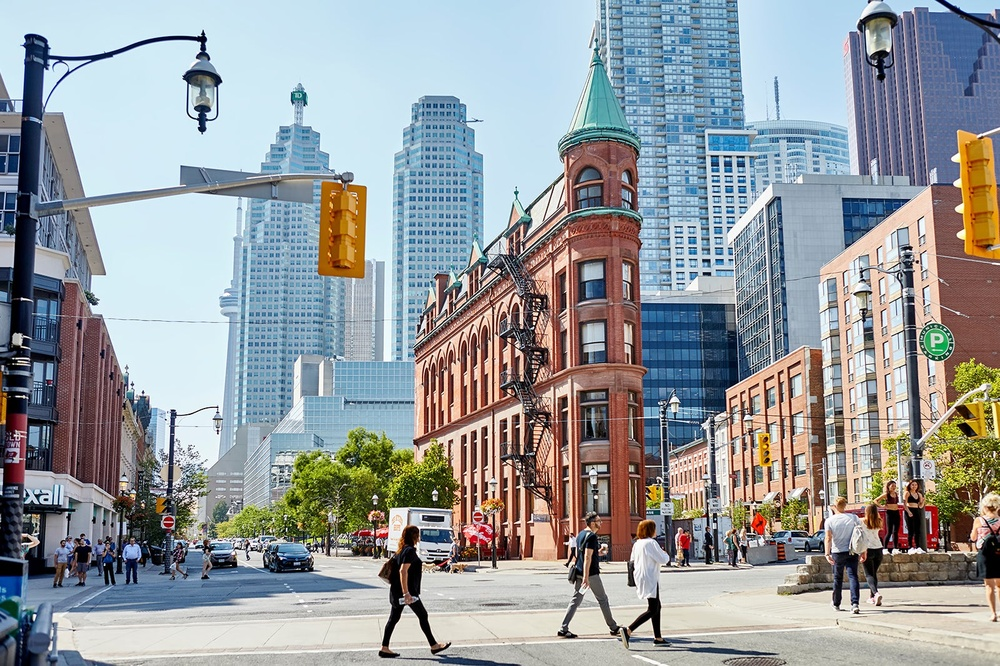
#> input picture assignment1/toronto.jpg, 1000 x 666 px, shrunk from 1600 x 1066 before the run
$ jupyter execute a1_q5_soln.ipynb
#> lines starting #> are read from the running program, lines starting #| are printed output that depends on the picture; after the words box and inside, x2 and y2 are one past the last pixel; in counts of white or black regions, pixels touching at a corner belong together
# Assignment 1 Solution

## CSC420 - Winter 2023

### Sailing Ni (1004936019)

[cell 1]
# import packages
import numpy as np
import matplotlib.pyplot as plt
from PIL import Image

import cv2

### 1. Original Image & Canny Edge Detection

[cell 2]
# read image
img = cv2.imread('./toronto.jpg') # numpy array
#> img is the input picture: shape (666, 1000, 3); mean B, G, R 157.8, 154.7, 149.5
gray = cv2.cvtColor(img, cv2.COLOR_BGR2GRAY)
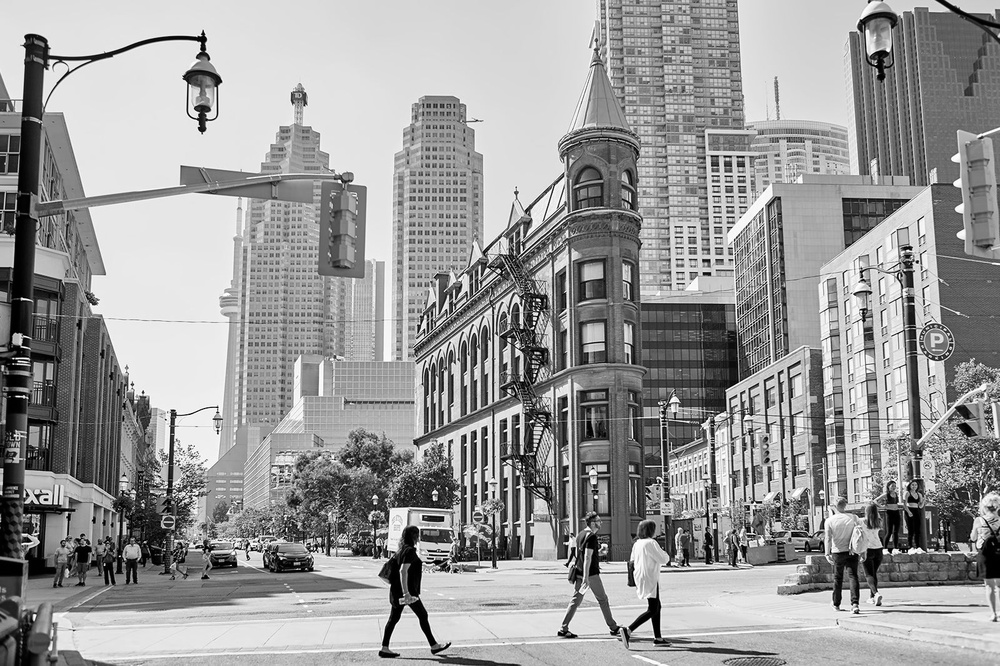
#> gray: shape (666, 1000); min 0, max 255, mean 153.5
img2 = cv2.cvtColor(img, cv2.COLOR_BGR2RGB)

# plot original image & canny edge detection output
fig = plt.figure(figsize=(15,15))
ax1 = fig.add_subplot(131)
ax2 = fig.add_subplot(132)
ax3 = fig.add_subplot(133)

ax1.imshow(img2)
ax1.title.set_text('Original Image'), ax1.set_xticks([]), ax1.set_yticks([])
edges = cv2.Canny(gray, threshold1=75, threshold2=100)
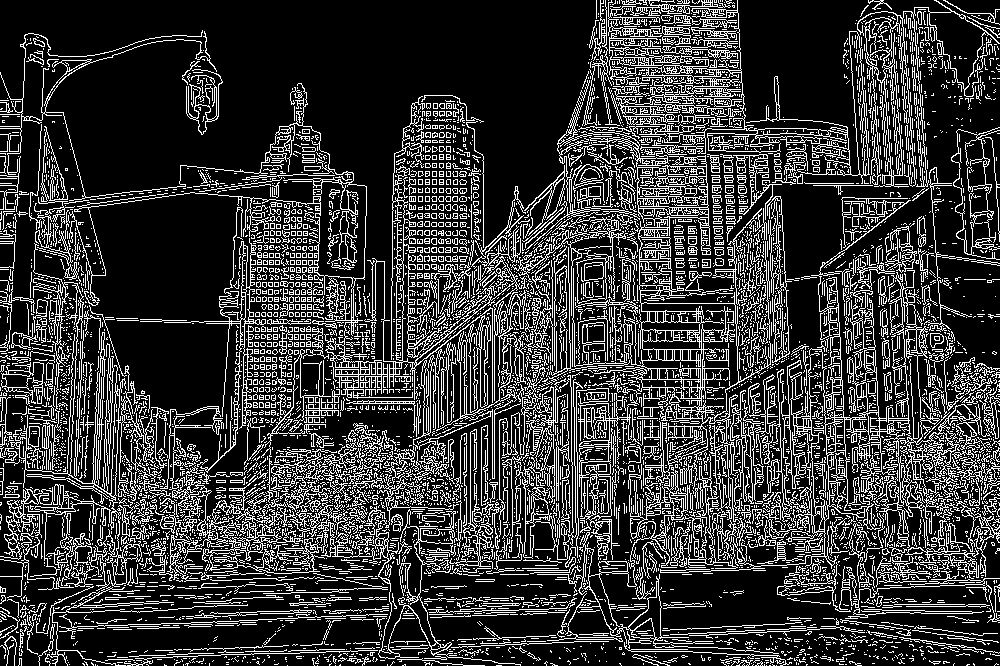
#> edges: shape (666, 1000); 21.8% white in thin lines or dots
ax2.imshow(gray, cmap='gray')
ax2.title.set_text('Grayscale Image'), ax2.set_xticks([]), ax2.set_yticks([])
ax3.imshow(edges,cmap = 'gray')
ax3.title.set_text('Edge Image'), ax3.set_xticks([]), ax3.set_yticks([])

### 2. Add Gaussian Noise at Different Noise Variance Levels

[cell 3]
# Add Gaussian Noise to Images with different noise variance levels
# set up "fig" to store subplots
fig = plt.figure(figsize=(20,16))
ax1 = fig.add_subplot(131)
ax2 = fig.add_subplot(132)
ax3 = fig.add_subplot(133)

# Low noise variance
mean = 0
var = 10
sigma = var ** 0.5
gaussian1 = np.random.normal(mean, sigma, (img.shape[0],img.shape[1], img.shape[2]))
noisy_image1 = np.zeros(img.shape, np.float32)
noisy_image1 = img + gaussian1
ax1.imshow(noisy_image1)
ax1.title.set_text('Low Variance = 10'), ax1.set_xticks([]), ax1.set_yticks([])

# Med noise variance
mean = 0
var = 100
sigma = var ** 0.5
gaussian2 = np.random.normal(mean, sigma, (img.shape[0],img.shape[1], img.shape[2]))
noisy_image2 = np.zeros(img.shape, np.float32)
noisy_image2 = img + gaussian2
ax2.imshow(noisy_image2)
ax2.title.set_text('Medium Variance = 100'), ax2.set_xticks([]), ax2.set_yticks([])

# High noise variance
mean = 0
var = 1000
sigma = var ** 0.5
gaussian3 = np.random.normal(mean, sigma, (img.shape[0],img.shape[1], img.shape[2]))
noisy_image3 = np.zeros(img.shape, np.float32)
noisy_image3 = img + gaussian3
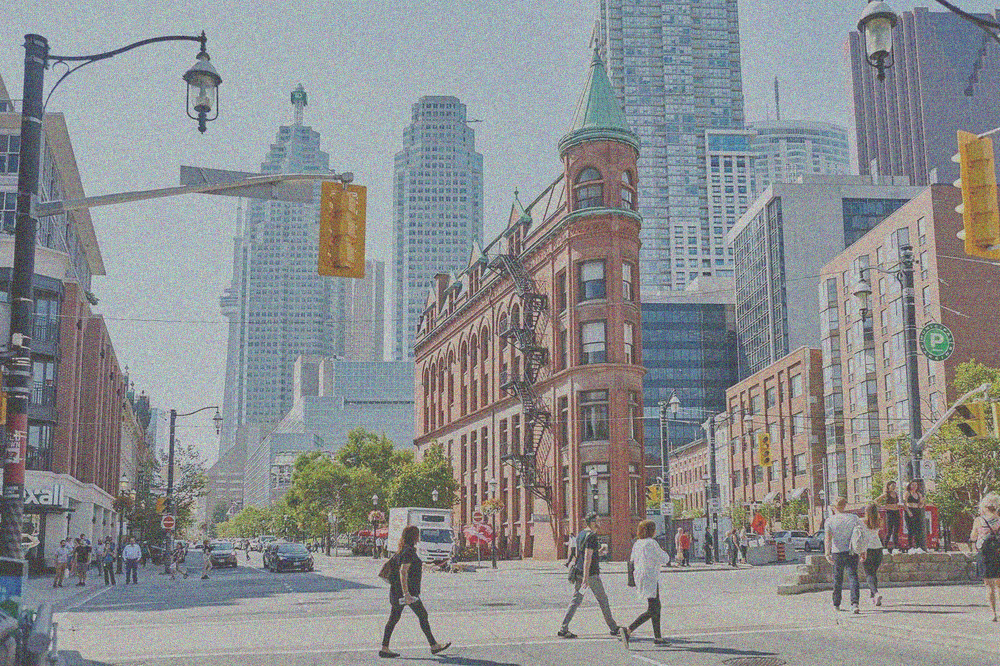
#> noisy_image3: shape (666, 1000, 3) float64; mean B, G, R 157.8, 154.7, 149.5; drawn with min black and max white
ax3.imshow(noisy_image3)
ax3.title.set_text('High Variance = 1000'), ax3.set_xticks([]), ax2.set_yticks([])
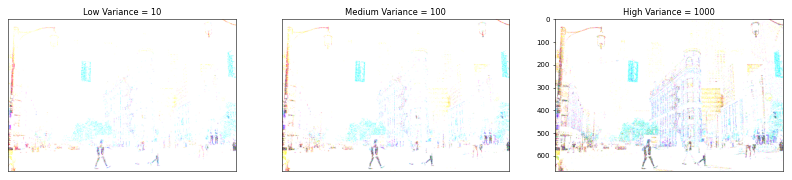
#> figure drawn by matplotlib, 3 panels; B, G, R data is drawn as R, G, B

### 3. Canny Edge Detection on Image With Gaussian Noise

[cell 4]
# set up "fig" to store subplots
fig2 = plt.figure(figsize=(20,16))
ax1 = fig2.add_subplot(131)
ax2 = fig2.add_subplot(132)
ax3 = fig2.add_subplot(133)

# Low noise variance
noisy_cp1 = np.uint8(noisy_image1)
edges1 = cv2.Canny(noisy_cp1, threshold1=75, threshold2=100)
#> edges1: shape (666, 1000); 24.3% white in thin lines or dots
ax1.imshow(edges1, cmap = 'gray')
ax1.title.set_text('Low Variance = 10'), ax1.set_xticks([]), ax1.set_yticks([])

# Med noise variance
noisy_cp2 = np.uint8(noisy_image2)
edges2 = cv2.Canny(noisy_cp2, threshold1=75, threshold2=100)
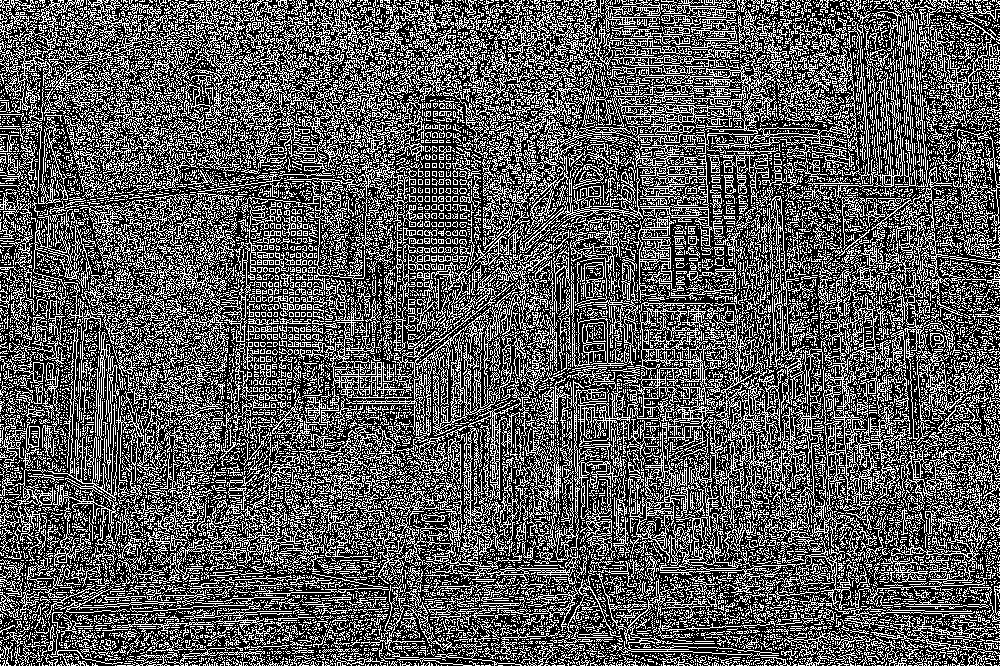
#> edges2: shape (666, 1000); 35.3% white in thin lines or dots
ax2.imshow(edges2, cmap = 'gray')
ax2.title.set_text('Med Variance = 100'), ax2.set_xticks([]), ax2.set_yticks([])

# High noise variance
noisy_cp3 = np.uint8(noisy_image3)
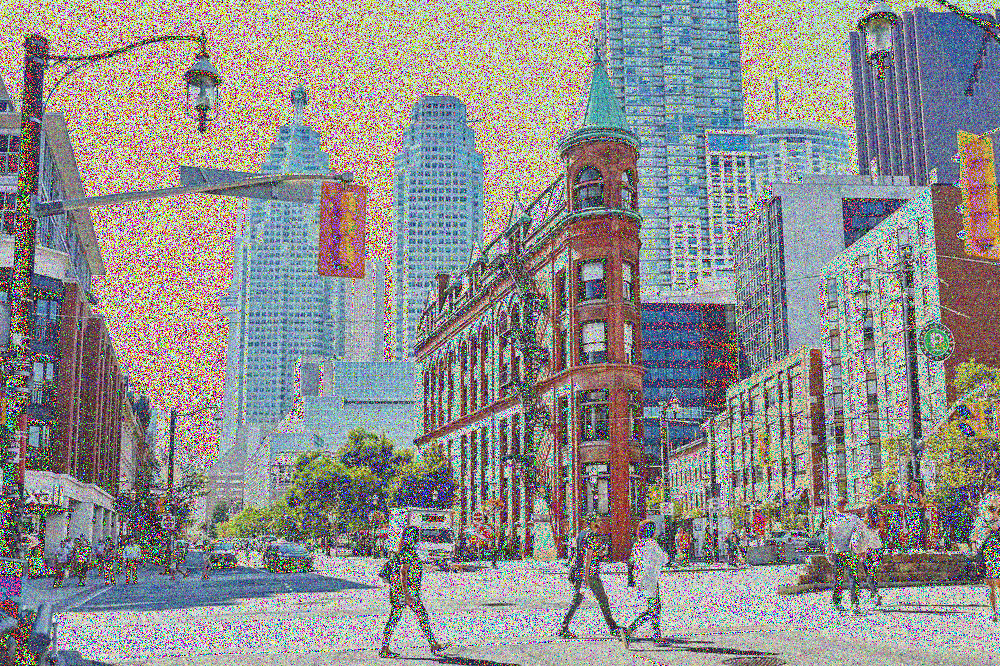
#> noisy_cp3: shape (666, 1000, 3); mean B, G, R 141.3, 142.7, 143
edges3 = cv2.Canny(noisy_cp3, threshold1=75, threshold2=100)
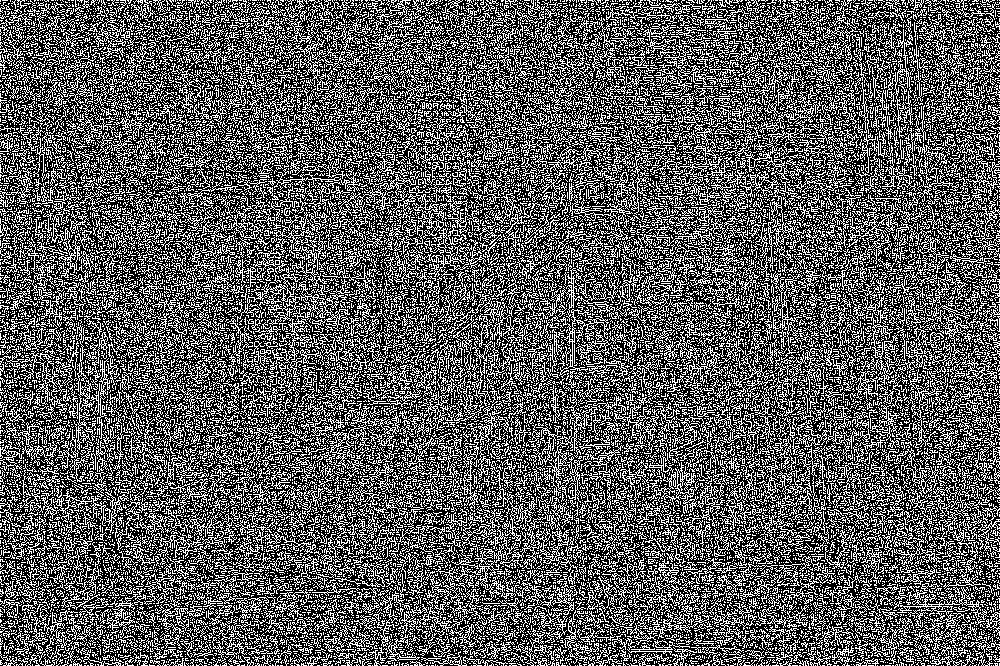
#> edges3: shape (666, 1000); 36% white in thin lines or dots
ax3.imshow(edges3, cmap = 'gray')
ax3.title.set_text('High Variance = 1000'), ax3.set_xticks([]), ax3.set_yticks([])

$ run again, with assignment1/image.png saved as assignment1/toronto.jpg
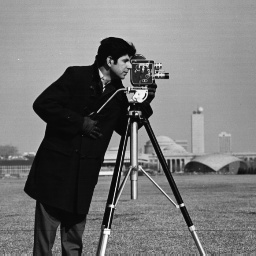
#> input picture assignment1/image.png, 256 x 256 px
#> img is the input picture: shape (256, 256, 3); min 4, max 254, mean 118.7
#> `edges = cv2.Canny(gray, threshold1=75, threshold2=100)`:
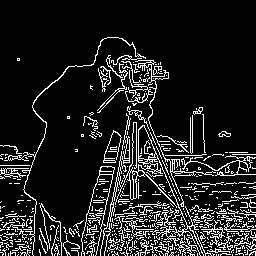
#> edges: shape (256, 256); 12.7% white in thin lines or dots, all inside (x1, y1, x2, y2) = (0, 37, 256, 256)
#> edges1: shape (256, 256); 14% white in thin lines or dots, all inside (x1, y1, x2, y2) = (0, 36, 256, 256)
#> edges2: shape (256, 256); 33.8% white in thin lines or dots
#> `edges3 = cv2.Canny(noisy_cp3, threshold1=75, threshold2=100)`:
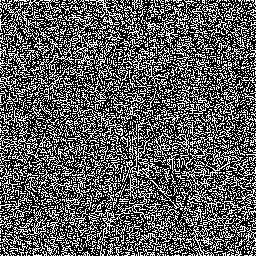
#> edges3: shape (256, 256); 35.8% white in thin lines or dots
